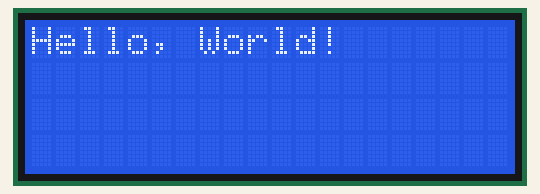
Recording of a sketch running on a simulated Arduino Uno, built with avr-gcc and run on an emulated ATmega328P. Parts: 20×4 character LCD.

Above: at 0.1 s.
At 1.1 s:
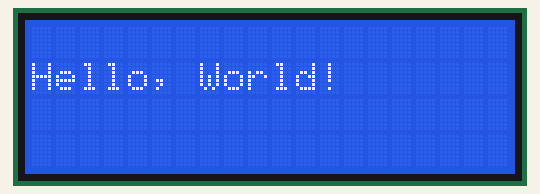
At 2.2 s:
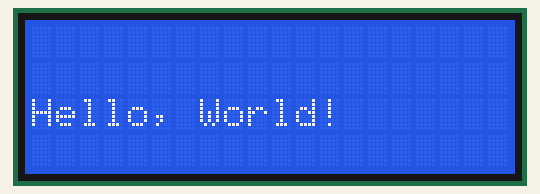
At 3.2 s:
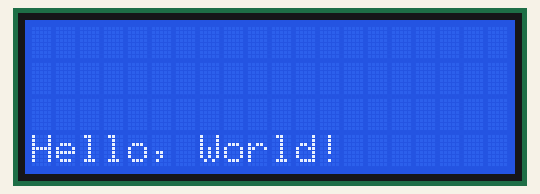

Measured:
- by itself, everything shown: repeats every 4.1 s, in 5 steps
- what the display in image 1 shows lasts 1.0 s, from 1.1 s to 2.1 s

The sketch:

testLCD.ino
```cpp
#include <LiquidCrystal_I2C.h>

// set the LCD number of columns and rows
int lcdColumns = 20;
int lcdRows = 4;

// set LCD address, number of columns and rows
// if you don't know your display address, run an I2C scanner sketch
LiquidCrystal_I2C lcd(0x3F, lcdColumns, lcdRows);

void setup() {
  // initialize LCD
  lcd.init();
  // turn on LCD backlight
  lcd.backlight();
}

void loop() {
  // set cursor to first column, first row
  lcd.setCursor(0, 0);
  lcd.print("Hello, World!");
  delay(1000);
  lcd.clear();

  lcd.setCursor(0, 1);
  lcd.print("Hello, World!");
  delay(1000);
  lcd.clear();

  lcd.setCursor(0, 2);
  lcd.print("Hello, World!");
  delay(1000);
  lcd.clear();

  lcd.setCursor(0, 3);
  lcd.print("Hello, World!");
  delay(1000);
  lcd.clear();
}
```
